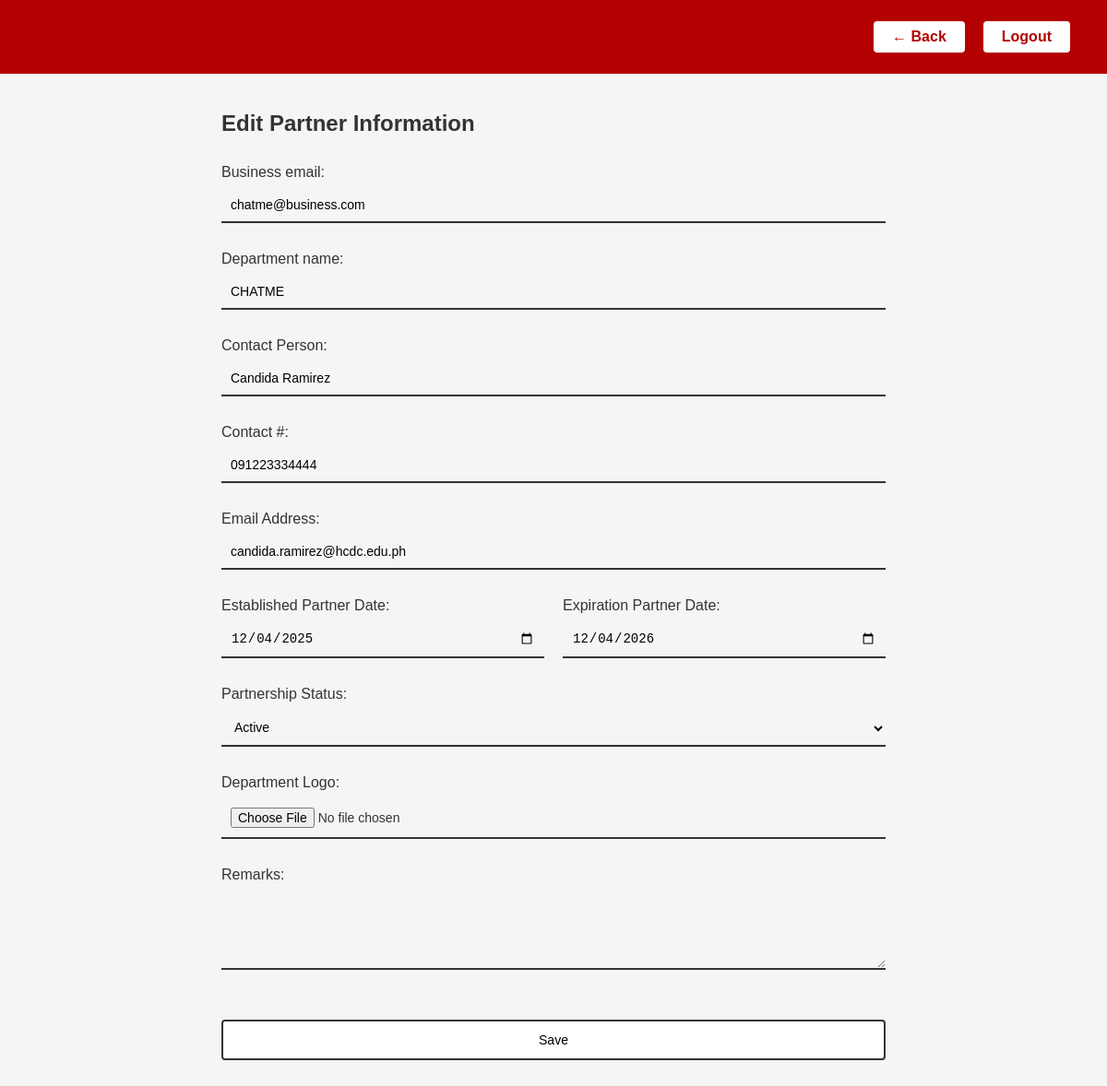
Page /partnership/department/7/edit/ (signed in) on the committed database.
### partnership/models.py (models this page shows, shortened)
class Department(models.Model):
    PARTNERSHIP_STATUS_CHOICES = (
        ('active', 'Active'),
        ('inactive', 'Inactive'),
        ('pending', 'Pending'),
    )
    owner = models.ForeignKey(User, on_delete=models.CASCADE, related_name='departments')
    department_name = models.CharField(max_length=255)
    business_email = models.EmailField(max_length=255)
    email = models.EmailField()
    contact_person = models.CharField(max_length=255, blank=True)
    contact_number = models.CharField(max_length=50, blank=True)
    logo_path = models.ImageField(upload_to='logos/', blank=True, null=True)
    established_date = models.DateField(blank=True, null=True)
    expiration_date = models.DateField(blank=True, null=True)
    partnership_status = models.CharField(max_length=20, choices=PARTNERSHIP_STATUS_CHOICES, default='pending')
    remarks_status = models.TextField(blank=True)
    created_at = models.DateTimeField(auto_now_add=True)
    last_updated = models.DateTimeField(auto_now=True)

### partnership/views.py (the view, shortened to what this page needs)
# urls.py: path('department/<int:dept_id>/edit/', views.department_edit_view, name='department_edit'),
@login_required
def department_edit_view(request, dept_id):
    user_profile = getattr(request.user, 'profile', None)
    if request.user.is_superuser or (user_profile and user_profile.user_type in ['admin']):
        department = get_object_or_404(Department, id=dept_id)
    else:
        department = get_object_or_404(Department, id=dept_id, owner=request.user)
    return render(request, 'partnership/department_edit.html', {'department': department})

### templates/partnership/department_edit.html (shortened to what this page needs)
<!DOCTYPE html>
<html lang="en">
<head>
    <link rel="stylesheet" href="/static/css/style.css">
</head>
<body>
    <div class="header">
        <div class="nav-menu">
            <a href="{% url 'department_detail' department.id %}" class="btn-back">← Back</a>
            <a href="{% url 'logout' %}" class="btn-logout">Logout</a>
        </div>
    </div>
    <div class="edit-container">
        <h1>Edit Partner Information</h1>
        <form method="POST" action="{% url 'department_edit' department.id %}" enctype="multipart/form-data">
            <div class="form-group">
                <label>Business email:</label>
                <input type="email" name="business_email" value="{{ department.business_email }}" required>
            </div>
            <div class="form-group">
                <label>Department name:</label>
                <input type="text" name="department_name" value="{{ department.department_name }}" required>
            </div>
            <div class="form-group">
                <label>Contact Person:</label>
                <input type="text" name="contact_person" value="{{ department.contact_person }}" required>
            </div>
            <div class="form-group">
                <label>Contact #:</label>
                <input type="text" name="contact_number" value="{{ department.contact_number }}" required>
            </div>
            <div class="form-group">
                <label>Email Address:</label>
                <input type="email" name="email" value="{{ department.email }}" required>
            </div>
            <div class="form-row">
                <div class="form-group">
                    <label>Established Partner Date:</label>
                    <input type="date" name="established_date" value="{{ department.established_date|date:'Y-m-d' }}" required>
                </div>
                <div class="form-group">
                    <label>Expiration Partner Date:</label>
                    <input type="date" name="expiration_date" value="{{ department.expiration_date|date:'Y-m-d' }}" required>
                </div>
            </div>
            <div class="form-group">
                <label>Partnership Status:</label>
                <select name="partnership_status" required>
                    <option value="active" {% if department.partnership_status == 'active' %}selected{% endif %}>Active</option>
                </select>
            </div>
            <div class="form-group">
                <label>Department Logo:</label>
                <input type="file" name="logo_path" accept="image/*">
            </div>
            <div class="form-group">
                <label>Remarks:</label>
                <textarea name="remarks_status" rows="4">{{ department.remarks_status }}</textarea>
            </div>
            <button type="submit" class="btn-primary">Save</button>
        </form>
    </div>
</body>
</html>

### static/css/style.css (style rules this page uses)
* { margin: 0; padding: 0; box-sizing: border-box; }
body { font-family: Arial, sans-serif; background-color: #f5f5f5; color: #333; }
.header { background-color: #b30000; height: 80px; width: 100%; display: flex; align-items: center; padding: 0 40px; position: relative; }
.nav-menu { display: flex; gap: 20px; align-items: center; margin-left: auto; }
.btn-logout, .btn-admin, .btn-back { background-color: white; color: #b30000; padding: 8px 20px; text-decoration: none; border-radius: 4px; font-weight: bold; transition: opacity 0.3s; }
.form-group { margin-bottom: 30px; }
.form-group label { display: block; margin-bottom: 8px; font-weight: 500; }
.form-group input, .form-group select, .form-group textarea { width: 100%; padding: 10px; border: none; border-bottom: 2px solid #333; background-color: transparent; font-size: 14px; outline: none; }
.btn-primary { width: 100%; padding: 12px; background-color: white; border: 2px solid #333; border-radius: 4px; cursor: pointer; font-size: 14px; font-weight: 500; margin-top: 20px; transition: background-color 0.3s; }
.edit-container { padding: 40px; max-width: 800px; margin: 0 auto; }
.edit-container h1 { font-size: 24px; margin-bottom: 30px; }
.form-row { display: grid; grid-template-columns: 1fr 1fr; gap: 20px; }

### rows in the picture
Department: business_email "chatme@business.com", department_name "CHATME", contact_person "Candida Ramirez", contact_number "091223334444", email "candida.ramirez@hcdc.edu.ph", established_date "12/04/2025", expiration_date "12/04/2026", partnership_status "Active"
